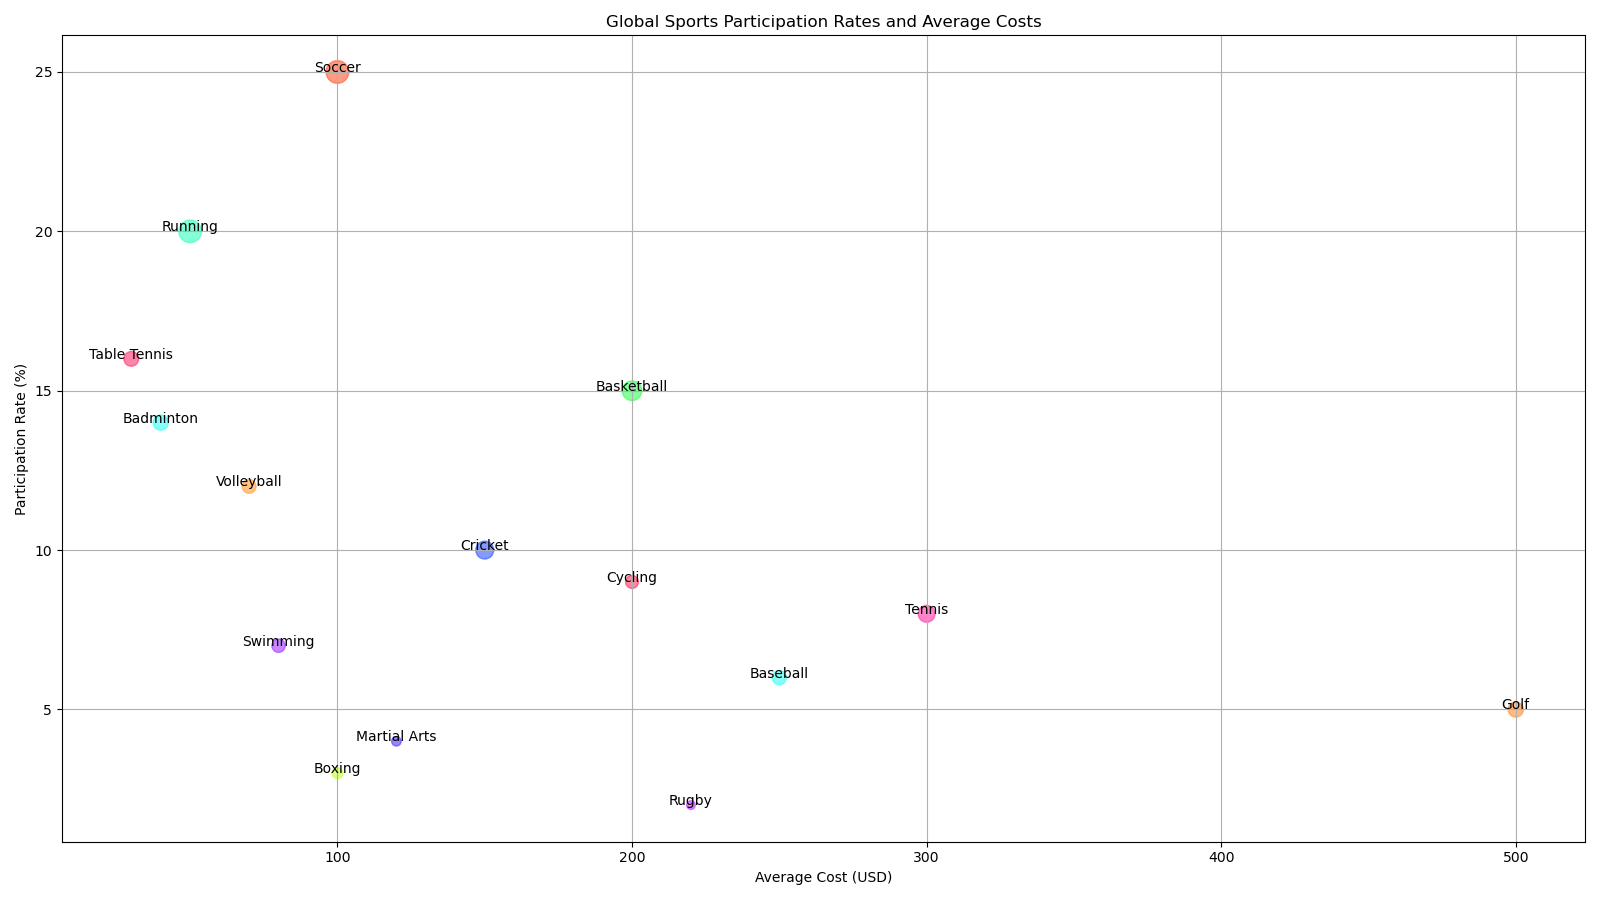

The script that drew this image:

import matplotlib.pyplot as plt

# Data
sport = ['Soccer', 'Basketball', 'Cricket', 'Tennis', 'Golf', 'Baseball', 'Swimming', 'Cycling', 'Running', 'Boxing', 'Martial Arts', 'Volleyball', 'Badminton', 'Rugby', 'Table Tennis']
participation_rate = [25, 15, 10, 8, 5, 6, 7, 9, 20, 3, 4, 12, 14, 2, 16]
average_cost = [100, 200, 150, 300, 500, 250, 80, 200, 50, 100, 120, 70, 40, 220, 30]
popularity_index = [400, 300, 250, 220, 180, 160, 140, 130, 400, 90, 70, 150, 180, 60, 170]

# Bubble sizes, normalizing popularity_index to suitable sizes for bubbles
sizes = [index / 1.5 for index in popularity_index]

# Color codes
colors = ['#FF5733', '#33FF57', '#3357FF', '#FF33A6', '#FF8C33', '#33FFF3', '#A633FF', '#FF3364', '#33FFBD', '#C7FF33', '#5733FF', '#FF9E33', '#33FFF5', '#C733FF', '#FF3370']

# Create plot
plt.figure(figsize=(16, 9))  # Modify width and height
plt.scatter(average_cost, participation_rate, s=sizes, c=colors, alpha=0.6)
plt.title('Global Sports Participation Rates and Average Costs')
plt.xlabel('Average Cost (USD)')
plt.ylabel('Participation Rate (%)')

# Annotate sport names
for i, txt in enumerate(sport):
    plt.annotate(txt, (average_cost[i], participation_rate[i]), ha='center')

plt.grid(True)
plt.tight_layout()
plt.show()
